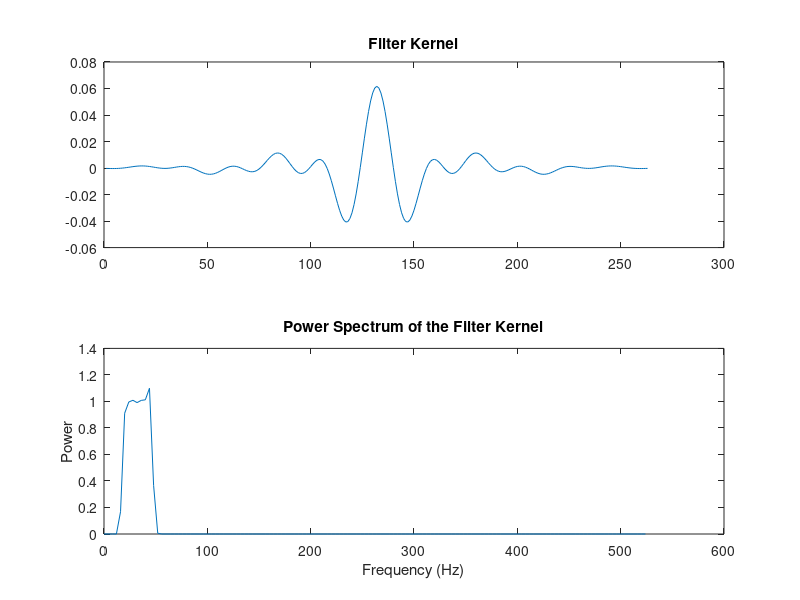
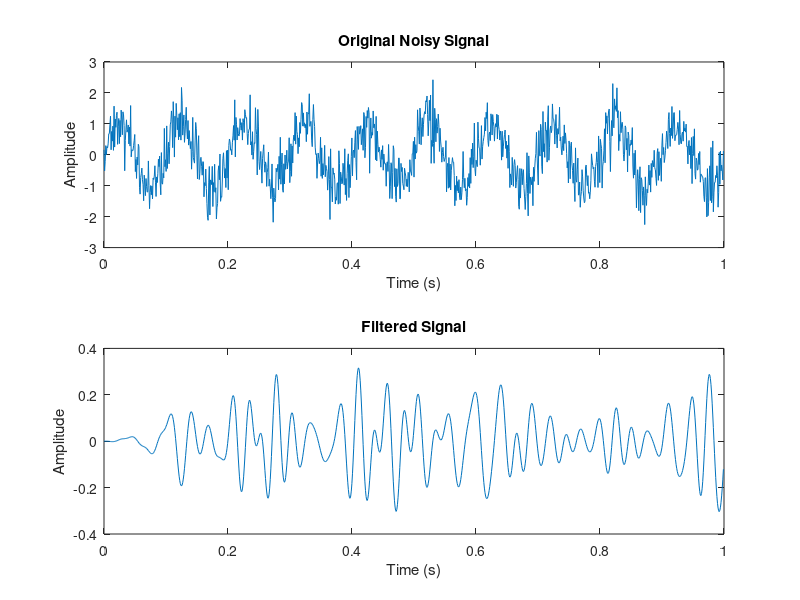

Source code (MATLAB) for these figures, in order:
%signal filtering with FIR, FIRLS
clc
close all

srate   = 1048; % hz
t = 0:1/srate:1-1/srate;   
nyquist = srate/2;
frange  = [20 40];
shape   = [ 0 0 1 1 0 0 ];

%FIR filter
order   = round( 5*srate/frange(1) );          % Filter order
transw  = .35;    % transition width
freq    = [ 0 frange(1)-frange(1)*transw frange frange(2)+frange(2)*transw nyquist ] / nyquist;
filtkern = firls(order,freq,shape); % filter kernel

% apply FIR to signal
signal= sin(2*pi*10*t) + 0.5*randn(size(t));

filtered_signal = filter(filtkern, 1, signal);

%power spectrum of the filter kernel
filtpow = abs(fft(filtkern)).^2;
wid=linspace(0,srate/2,floor(length(filtkern)/2)+1);
filtpow = filtpow(1:length(wid));

% Plot the filter kernel and its power spectrum
figure;
subplot(2, 1, 1);
plot(filtkern);
title('Filter Kernel');

subplot(2, 1, 2);
plot(linspace(0, nyquist, length(filtpow)), filtpow);
title('Power Spectrum of the Filter Kernel');
xlabel('Frequency (Hz)');
ylabel('Power');

% Plot the original and filtered signals
figure;
subplot(2, 1, 1);
plot(t, signal);
title('Original Noisy Signal');
xlabel('Time (s)');
ylabel('Amplitude');

subplot(2, 1, 2);
plot(t, filtered_signal);
title('Filtered Signal');
xlabel('Time (s)');
ylabel('Amplitude');
